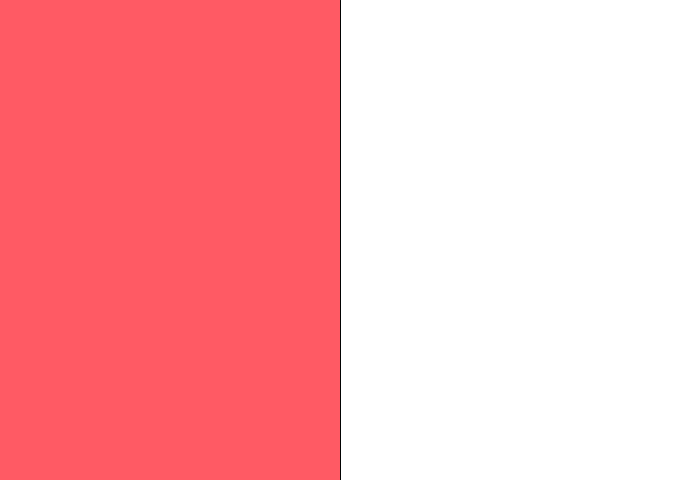
Frame 1 (no input)
Frame 60 (the mouse pressed at the canvas centre just before this capture): identical to frame 1, image omitted
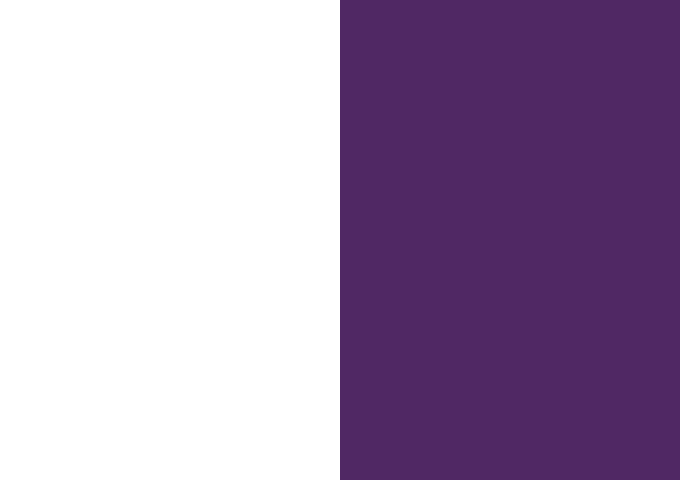
Frame 120 (the mouse held since frame 60 and released just before this capture)

The Processing sketch that drew these frames (run headless with seeded random() and noise(); from frame 60 on, the mouse is pressed at the canvas centre):

// Processing sketch: processing_186268
// ── processing_186268.pde

float r,g,b,rd;
void setup(){
  size(680,480);
  frameRate(30);
}

void draw(){
  background(255);
  strokeWeight(1);
  stroke(2);
  line(width/2,0,width/2,height);
line(width/2,0,width/2,height);
noStroke();
if(mouseX<width/2){
  fill(255,90,100);
  rect(0,0,width/2,height);
}
  else{fill (80,40,100);
  rect(width/2,0,width/2,height);}

}
